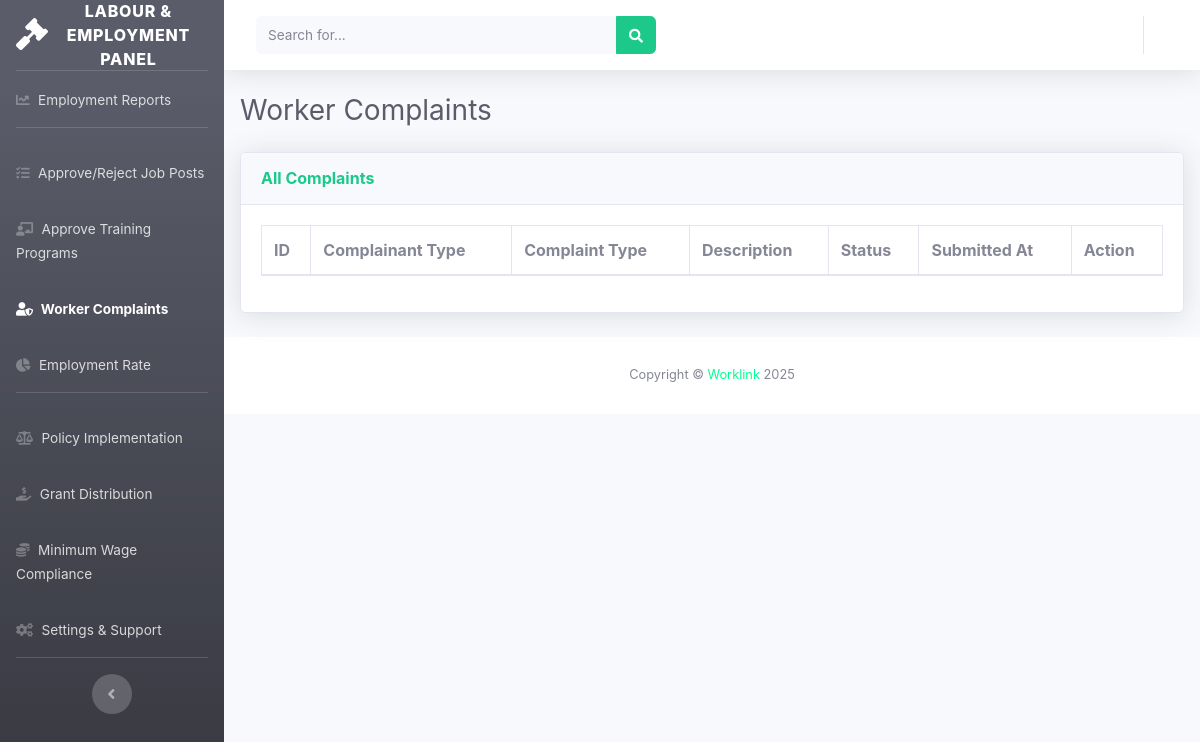
Page /governmentOfficial/worker_complaints.php (signed in) on the earlier database version.
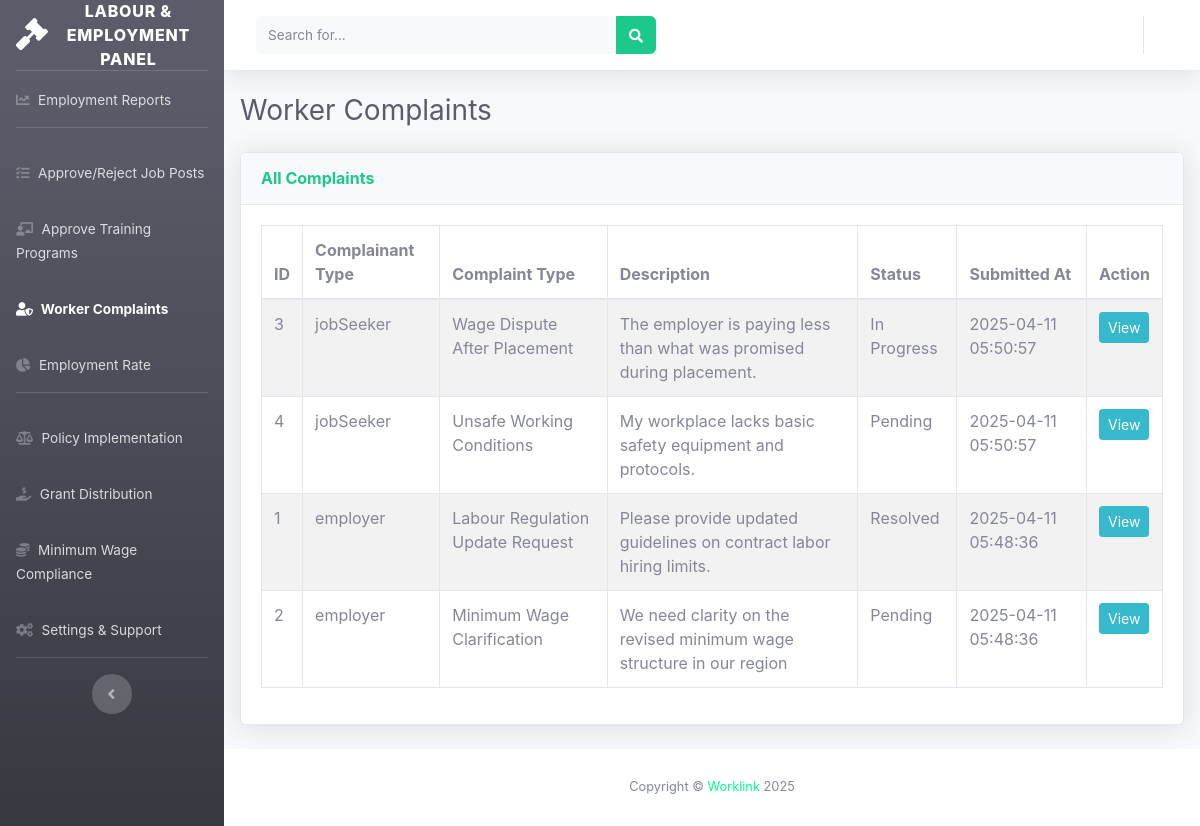
Same page on the later database version.
### tables this page shows
CREATE TABLE `worker_complaints` (
  `id` int(11) NOT NULL,
  `complainant_type` enum('trainingProvider','employer','jobSeeker') NOT NULL,
  `user_id` int(11) NOT NULL,
  `complaint_type` varchar(100) DEFAULT NULL,
  `description` text DEFAULT NULL,
  `resolution_note` text DEFAULT 'Pending',
  `status` enum('Pending','In Progress','Resolved') DEFAULT 'Pending',
  `submitted_at` timestamp NOT NULL DEFAULT current_timestamp()
);

### governmentOfficial/worker_complaints.php (the view, shortened to what this page needs)
<!DOCTYPE html>
<html lang="en">
<head>
    <link href="vendor/fontawesome-free/css/all.min.css" rel="stylesheet">
    <link href="css/sb-admin-2.min.css" rel="stylesheet">
    <link href="vendor/datatables/dataTables.bootstrap4.min.css" rel="stylesheet">
</head>
<body id="page-top">
<?php include('sidebar.php'); include('header.php'); ?>
<div class="container-fluid px-3">
    <h3 class="mb-4 text-gray-800">Worker Complaints</h3>
    <div class="card shadow mb-4">
        <div class="card-header py-3">
            <h6 class="m-0 font-weight-bold text-success">All Complaints</h6>
        </div>
        <div class="card-body">
            <div class="table-responsive">
                <table class="table table-bordered table-hover table-striped" id="complaintsTable" width="100%" cellspacing="0">
                    <thead>
                        <tr>
                            <th>ID</th>
                            <th>Complainant Type</th>
                            <th>Complaint Type</th>
                            <th>Description</th>
                            <th>Status</th>
                            <th>Submitted At</th>
                            <th>Action</th>
                        </tr>
                    </thead>
                    <tbody>
                        <?php
                        $result = mysqli_query($con, "SELECT * FROM worker_complaints ORDER BY submitted_at DESC");
                        while ($row = mysqli_fetch_assoc($result)) {
                            $id = $row['id'];
                            echo "<tr>
                                <td>{$row['id']}</td>
                                <td>{$row['complainant_type']}</td>
                                <td>{$row['complaint_type']}</td>
                                <td>{$row['description']}</td>
                                <td>{$row['status']}</td>
                                <td>{$row['submitted_at']}</td>
                                <td><button class='btn btn-info btn-sm' data-toggle='modal' data-target='#complaintModal{$id}'>View</button></td>
                            </tr>";
                        }
                        ?>
                    </tbody>
                </table>
            </div>
        </div>
    </div>
</div>
<?php include('footer.php'); ?>
</body>
</html>

### governmentOfficial/sidebar.php (shortened to what this page needs)
<?php
$url = $_SERVER['REQUEST_URI'];
$url = parse_url($url, PHP_URL_PATH);
$arr_url = explode("/", $url);
?>
<div id="wrapper">
    <ul class="navbar-nav bg-gradient-dark sidebar sidebar-dark accordion" id="accordionSidebar">
        <a class="sidebar-brand d-flex align-items-center justify-content-center" href="index.php">
            <div class="sidebar-brand-icon">
                <i class="fas fa-gavel"></i>
            </div>
            <div class="sidebar-brand-text mx-3">Labour & Employment Panel</div>
        </a>
        <hr class="sidebar-divider my-0">
        <li class="nav-item <?php if (isset($arr_url[3]) && $arr_url[3] == "index.php") { echo "active"; } ?>">
            <a class="nav-link" href="index.php">
                <i class="fas fa-chart-line"></i>
                <span>Employment Reports</span></a>
        </li>
        <hr class="sidebar-divider">
        <li class="nav-item <?php if (isset($arr_url[3]) && $arr_url[3] == "manage_job_listings.php") { echo "active"; } ?>">
            <a class="nav-link" href="manage_job_listings.php">
                <i class="fas fa-tasks"></i>
                <span>Approve/Reject Job Posts</span></a>
        </li>
        <li
            class="nav-item <?php if (isset($arr_url[3]) && $arr_url[3] == "approve_training.php") { echo "active"; } ?>">
            <a class="nav-link" href="approve_training.php">
                <i class="fas fa-chalkboard-teacher"></i>
                <span>Approve Training Programs</span></a>
        </li>
        <li
            class="nav-item <?php if (isset($arr_url[3]) && $arr_url[3] == "worker_complaints.php") { echo "active"; } ?>">
            <a class="nav-link" href="worker_complaints.php">
                <i class="fas fa-user-shield"></i>
                <span>Worker Complaints</span></a>
        </li>
        <li
            class="nav-item <?php if (isset($arr_url[3]) && $arr_url[3] == "employment_reports.php") { echo "active"; } ?>">
            <a class="nav-link" href="employment_reports.php">
                <i class="fas fa-chart-pie"></i>
                <span>Employment Rate</span></a>
        </li>
        <hr class="sidebar-divider">
        <li
            class="nav-item <?php if (isset($arr_url[3]) && $arr_url[3] == "policy_implementation.php") { echo "active"; } ?>">
            <a class="nav-link" href="policy_implementation.php">
                <i class="fas fa-balance-scale"></i>
                <span>Policy Implementation</span></a>
        </li>
        <li
            class="nav-item <?php if (isset($arr_url[3]) && $arr_url[3] == "grant_distribution.php") { echo "active"; } ?>">
            <a class="nav-link" href="grant_distribution.php">
                <i class="fas fa-hand-holding-usd"></i>
                <span>Grant Distribution</span></a>
        </li>
        <li class="nav-item <?php if (isset($arr_url[3]) && $arr_url[3] == "track_wage_laws.php") { echo "active"; } ?>">
            <a class="nav-link" href="track_wage_laws.php">
                <i class="fas fa-coins"></i>
                <span>Minimum Wage Compliance</span></a>
        </li>
        <li class="nav-item <?php if (isset($arr_url[3]) && $arr_url[3] == "Manage_profile.php") { echo "active"; } ?>">
            <a class="nav-link" href="Manage_profile.php">
                <i class="fas fa-cogs"></i>
                <span>Settings & Support</span></a>
        </li>
        <hr class="sidebar-divider d-none d-md-block">
        <div class="text-center d-none d-md-inline">
            <button class="rounded-circle border-0" id="sidebarToggle"></button>
        </div>
    </ul>

### governmentOfficial/header.php (shortened to what this page needs)
<div id="content-wrapper" class="d-flex flex-column">
    <div id="content">
        <nav class="navbar navbar-expand navbar-light bg-white topbar mb-4 static-top shadow">
            <form id="searchForm"
                class="d-none d-sm-inline-block form-inline mr-auto ml-md-3 my-2 my-md-0 mw-100 navbar-search">
                <div class="input-group">
                    <input type="text" id="searchInput" class="form-control bg-light border-0 small"
                        placeholder="Search for..." aria-label="Search" aria-describedby="basic-addon2"
                        onkeypress="handleKeyPress(event)">
                    <div class="input-group-append">
                        <button class="btn btn-success" type="button" onclick="performSearch()">
                            <i class="fas fa-search fa-sm"></i>
                        </button>
                    </div>
                </div>
            </form>
            <ul class="navbar-nav ml-auto">
                <li class="nav-item dropdown no-arrow">
                    <a class="nav-link dropdown-toggle" href="#" id="userDropdown" role="button"
                        data-toggle="dropdown" aria-haspopup="true" aria-expanded="false">
                    </a>
                </li>
            </ul>
        </nav>

### governmentOfficial/footer.php
<footer class="sticky-footer bg-white">
    <div class="container my-auto">
        <div class="copyright text-center my-auto">
            <span>Copyright &copy; <a href="http://localhost/worklink">Worklink</a>
                2025</span>
        </div>
    </div>
</footer>

Differences in the rows shown:
added worker_complaints: id "3", complainant_type "jobSeeker", complaint_type "Wage Dispute After Placement", description "The employer is paying less than what was promised during placement.", status "In Progress", submitted_at "2025-04-11 05:50:57"
added worker_complaints: id "4", complainant_type "jobSeeker", complaint_type "Unsafe Working Conditions", description "My workplace lacks basic safety equipment and protocols.", status "Pending", submitted_at "2025-04-11 05:50:57"
added worker_complaints: id "1", complainant_type "employer", complaint_type "Labour Regulation Update Request", description "Please provide updated guidelines on contract labor hiring limits.", status "Resolved", submitted_at "2025-04-11 05:48:36"
added worker_complaints: id "2", complainant_type "employer", complaint_type "Minimum Wage Clarification", description "We need clarity on the revised minimum wage structure in our region", status "Pending", submitted_at "2025-04-11 05:48:36"
